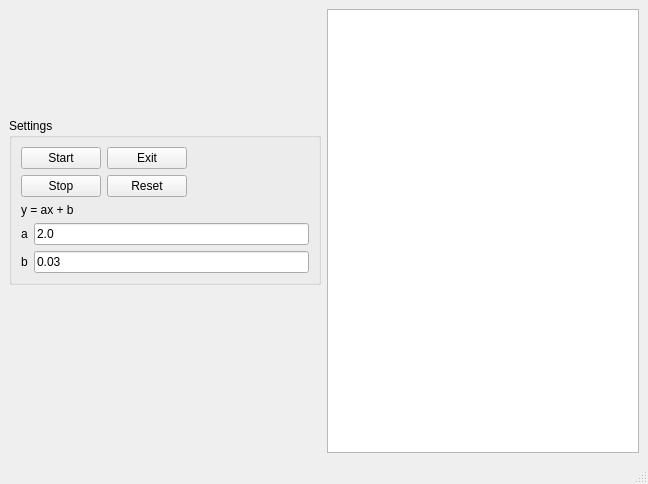
<?xml version="1.0" encoding="UTF-8"?>
<ui version="4.0">
 <class>MainWindow</class>
 <widget class="QMainWindow" name="MainWindow">
  <property name="geometry">
   <rect>
    <x>0</x>
    <y>0</y>
    <width>648</width>
    <height>484</height>
   </rect>
  </property>
  <property name="sizePolicy">
   <sizepolicy hsizetype="Minimum" vsizetype="Minimum">
    <horstretch>0</horstretch>
    <verstretch>0</verstretch>
   </sizepolicy>
  </property>
  <property name="windowTitle">
   <string>MainWindow</string>
  </property>
  <widget class="QWidget" name="centralwidget">
   <layout class="QHBoxLayout" name="horizontalLayout_3">
    <item>
     <layout class="QHBoxLayout" name="horizontalLayout_2">
      <item>
       <layout class="QVBoxLayout" name="verticalLayout_2">
        <item>
         <spacer name="verticalSpacer_2">
          <property name="orientation">
           <enum>Qt::Vertical</enum>
          </property>
          <property name="sizeHint" stdset="0">
           <size>
            <width>20</width>
            <height>78</height>
           </size>
          </property>
         </spacer>
        </item>
        <item>
         <widget class="QGroupBox" name="settingGroupBox">
          <property name="sizePolicy">
           <sizepolicy hsizetype="Preferred" vsizetype="Minimum">
            <horstretch>0</horstretch>
            <verstretch>0</verstretch>
           </sizepolicy>
          </property>
          <property name="title">
           <string>Settings</string>
          </property>
          <layout class="QHBoxLayout" name="horizontalLayout">
           <item>
            <layout class="QVBoxLayout" name="verticalLayout">
             <item>
              <layout class="QFormLayout" name="formLayout_2">
               <property name="fieldGrowthPolicy">
                <enum>QFormLayout::FieldsStayAtSizeHint</enum>
               </property>
               <item row="0" column="0">
                <widget class="QPushButton" name="startPlotButton">
                 <property name="sizePolicy">
                  <sizepolicy hsizetype="Expanding" vsizetype="Expanding">
                   <horstretch>0</horstretch>
                   <verstretch>0</verstretch>
                  </sizepolicy>
                 </property>
                 <property name="text">
                  <string>Start</string>
                 </property>
                </widget>
               </item>
               <item row="0" column="1">
                <widget class="QPushButton" name="pushButton_2">
                 <property name="sizePolicy">
                  <sizepolicy hsizetype="Expanding" vsizetype="Fixed">
                   <horstretch>0</horstretch>
                   <verstretch>0</verstretch>
                  </sizepolicy>
                 </property>
                 <property name="text">
                  <string>Exit</string>
                 </property>
                </widget>
               </item>
               <item row="1" column="0">
                <widget class="QPushButton" name="stopPlotButton">
                 <property name="sizePolicy">
                  <sizepolicy hsizetype="Expanding" vsizetype="Fixed">
                   <horstretch>0</horstretch>
                   <verstretch>0</verstretch>
                  </sizepolicy>
                 </property>
                 <property name="text">
                  <string>Stop</string>
                 </property>
                </widget>
               </item>
               <item row="1" column="1">
                <widget class="QPushButton" name="pushButton_4">
                 <property name="text">
                  <string>Reset</string>
                 </property>
                </widget>
               </item>
              </layout>
             </item>
             <item>
              <widget class="QLabel" name="label_3">
               <property name="text">
                <string>y = ax + b</string>
               </property>
              </widget>
             </item>
             <item>
              <layout class="QFormLayout" name="formLayout">
               <item row="0" column="0">
                <widget class="QLabel" name="label">
                 <property name="text">
                  <string>a</string>
                 </property>
                </widget>
               </item>
               <item row="0" column="1">
                <widget class="QLineEdit" name="aLineEdit">
                 <property name="text">
                  <string>2.0</string>
                 </property>
                </widget>
               </item>
               <item row="1" column="0">
                <widget class="QLabel" name="label_2">
                 <property name="text">
                  <string>b</string>
                 </property>
                </widget>
               </item>
               <item row="1" column="1">
                <widget class="QLineEdit" name="bLineEdit">
                 <property name="text">
                  <string>0.03</string>
                 </property>
                </widget>
               </item>
              </layout>
             </item>
            </layout>
           </item>
          </layout>
         </widget>
        </item>
        <item>
         <spacer name="verticalSpacer">
          <property name="orientation">
           <enum>Qt::Vertical</enum>
          </property>
          <property name="sizeHint" stdset="0">
           <size>
            <width>20</width>
            <height>168</height>
           </size>
          </property>
         </spacer>
        </item>
       </layout>
      </item>
      <item>
       <widget class="QGraphicsView" name="graphicsView">
        <property name="sizePolicy">
         <sizepolicy hsizetype="MinimumExpanding" vsizetype="MinimumExpanding">
          <horstretch>0</horstretch>
          <verstretch>0</verstretch>
         </sizepolicy>
        </property>
       </widget>
      </item>
     </layout>
    </item>
   </layout>
  </widget>
  <widget class="QMenuBar" name="menubar">
   <property name="geometry">
    <rect>
     <x>0</x>
     <y>0</y>
     <width>648</width>
     <height>21</height>
    </rect>
   </property>
  </widget>
  <widget class="QStatusBar" name="statusbar"/>
 </widget>
 <resources/>
 <connections/>
</ui>
